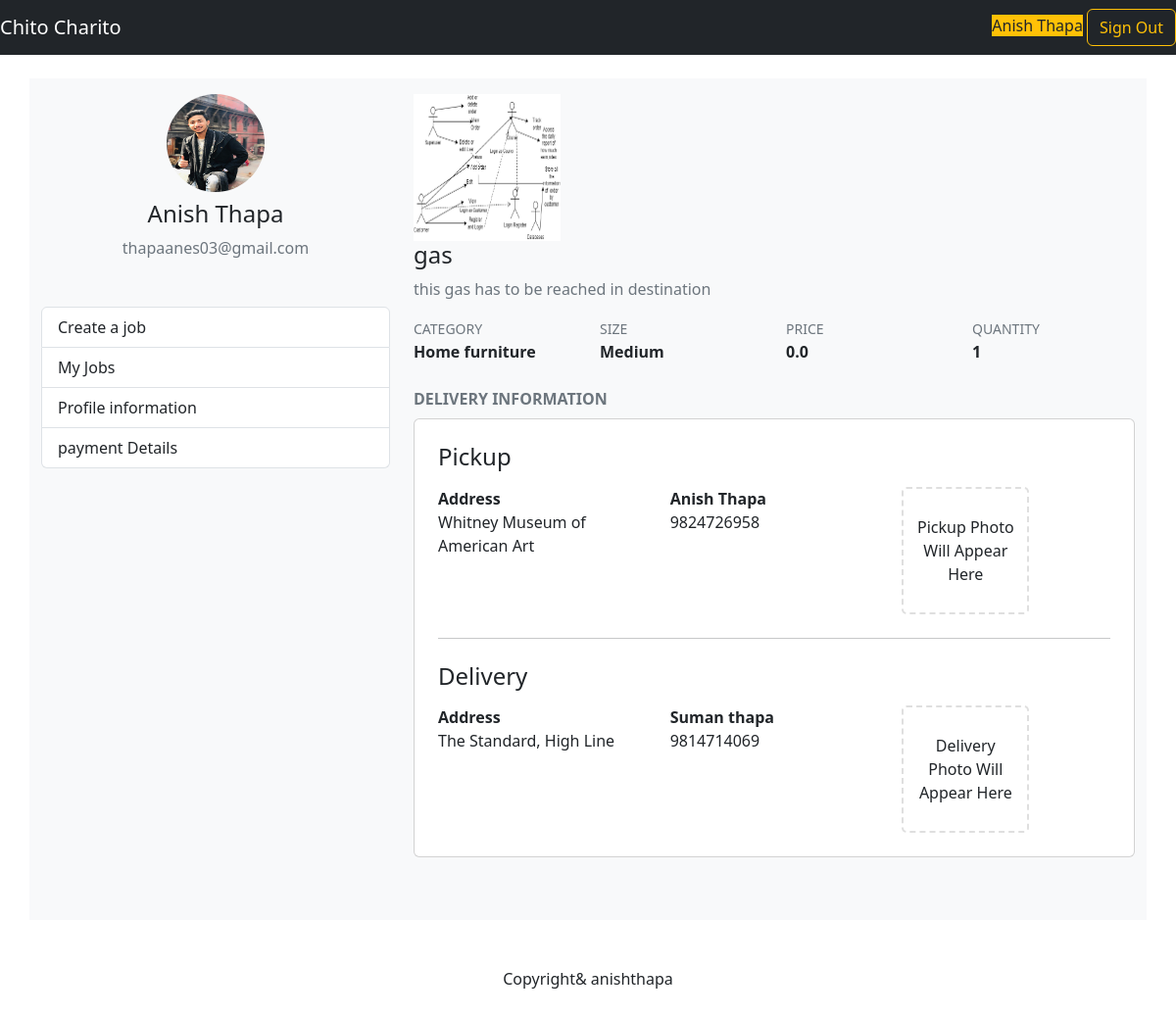
Before: /customer/jobs/d6bfe3ef-20b4-4c77-a215-7d91bfbeba15 (signed in) with the older database file.
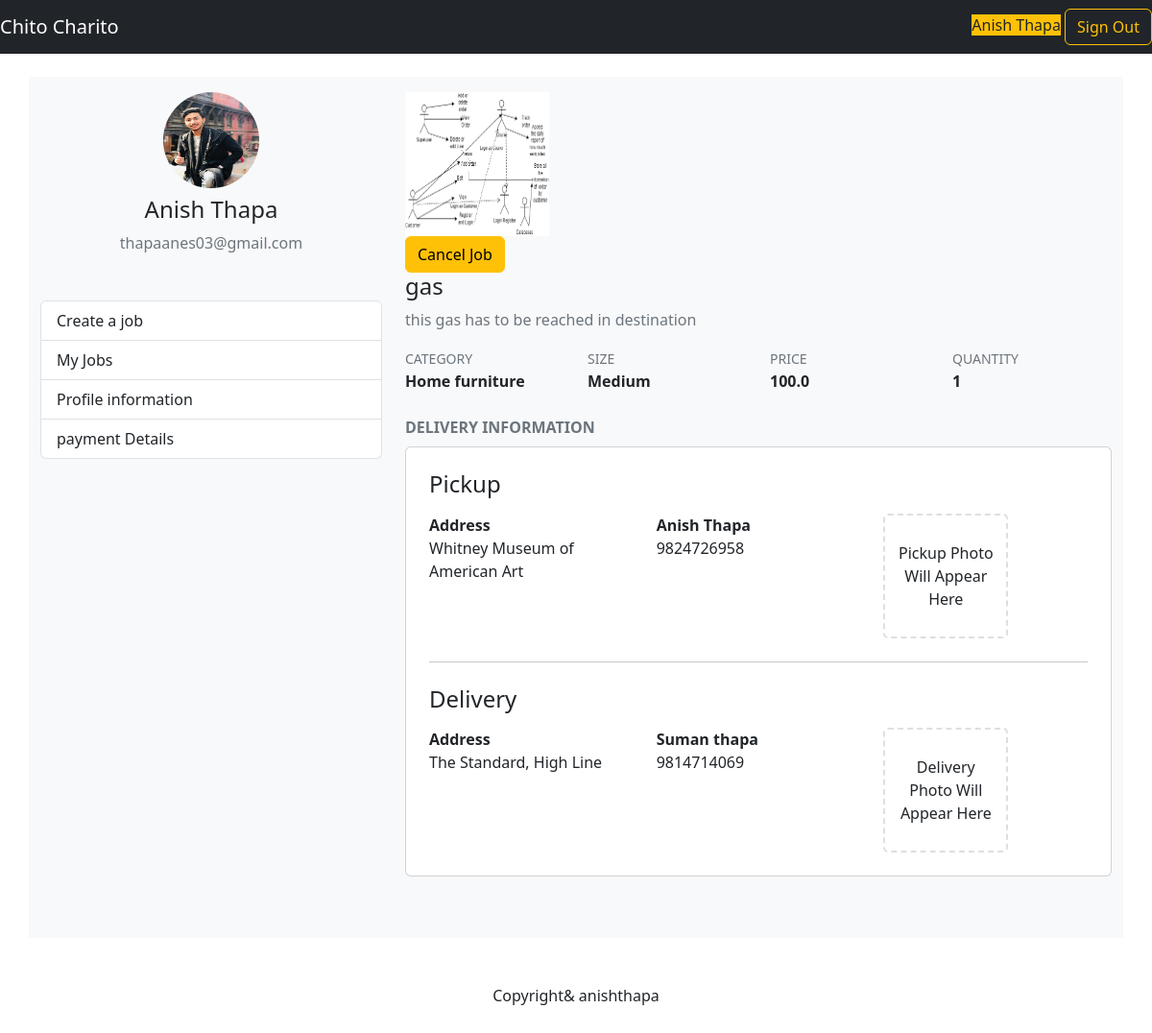
After: the same page with the newer database file.
### mainapp/models.py (models this page shows, shortened)
class Job(models.Model):
  SMALL_SIZE = "small"
  MEDIUM_SIZE = "medium"
  LARGE_SIZE = "large"
  SIZES = (
    (SMALL_SIZE, 'Small'),
    (MEDIUM_SIZE, 'Medium'),
    (LARGE_SIZE, 'Large'),
  )
  CREATING_STATUS = 'creating'
  PROCESSING_STATUS = 'processing'
  PICKING_STATUS = 'picking'
  DELIVERING_STATUS = 'delivering'
  COMPLETED_STATUS = 'completed'
  CANCELED_STATUS = 'canceled'
  STATUSES = (
    (CREATING_STATUS, 'Creating'),
    (PROCESSING_STATUS, 'Processing'),
    (PICKING_STATUS, 'Picking'),
    (DELIVERING_STATUS, 'Delivering'),
    (COMPLETED_STATUS, 'Completed'),
    (CANCELED_STATUS, 'Canceled'),
  )
  id = models.UUIDField(primary_key=True, default=uuid.uuid4, editable=False)
  customer = models.ForeignKey(Customer, on_delete=models.CASCADE)
  name = models.CharField(max_length=255)
  description = models.CharField(max_length=255)
  category = models.ForeignKey(Category, on_delete=models.SET_NULL, null=True, blank=True)
  size = models.CharField(max_length=20, choices=SIZES, default=MEDIUM_SIZE)
  quantity = models.IntegerField(default=1)
  photo = models.ImageField(upload_to='job/photos/')
  status = models.CharField(max_length=20, choices=STATUSES, default=CREATING_STATUS)
  created_at = models.DateTimeField(default=timezone.now)
  pickup_address = models.CharField(max_length=255, blank=True)
  pickup_lat = models.FloatField(default=0)
  pickup_lng = models.FloatField(default=0)
  pickup_name = models.CharField(max_length=255, blank=True)
  pickup_phone = models.CharField(max_length=50, blank=True)
  delivery_address = models.CharField(max_length=255, blank=True)
  delivery_lat = models.FloatField(default=0)
  delivery_lng = models.FloatField(default=0)
  delivery_name = models.CharField(max_length=255, blank=True)
  delivery_phone = models.CharField(max_length=50, blank=True)
  duration = models.IntegerField(default=0)
  distance = models.FloatField(default=0)
  price = models.FloatField(default=0)
  pickup_photo = models.ImageField(upload_to='job/pickup_photos/', null=True, blank=True)
  pickedup_at = models.DateTimeField(null=True, blank=True)
  delivery_photo = models.ImageField(upload_to='job/delivery_photos/', null=True, blank=True)
  delivered_at = models.DateTimeField(null=True, blank=True)

class Category(models.Model):
  slug = models.CharField(max_length=255, unique=True)
  name = models.CharField(max_length=255)

### mainapp/customer/views.py (the view)
# urls.py: path('jobs/<job_id>', customer_views.job_page, name="job"),
@login_required(login_url="/sign-in/?next=/customer/")
def job_page(request, job_id):
    job = Job.objects.get(id=job_id)
    if request.method == "POST" and job.status == job.PROCESSING_STATUS:
        job.status = Job.CANCELED_STATUS
        job.save()
        return redirect(reverse('customer:archived_jobs'))
    return render(request, 'customer/job.html', {
        "job": job
    })

### mainapp/templates/customer/job.html (shortened to what this page needs)
{% extends 'customer/base.html'%}
{% block main %}
<div class="media mb-4">
    <img src="{{ job.photo.url }}" class="rounded-lg mr-3" width="150" height="150">
    <div class="media-body">
      {% if job.status == 'processing' %}
      <form method="POST" class="float-right            ">
        <button type="submit" class="btn btn-warning">Cancel Job</button>
      </form>
      {% endif %}
      <h4>{{ job.name }}</h4>
      <p class="text-secondary">{{ job.description }}</p>
      <div class="row">
        <div class="col-lg-3">
          <small class="text-secondary">CATEGORY</small><br />
          <span><b>{{ job.category.name }}</b></span>
        </div>
        <div class="col-lg-3">
          <small class="text-secondary">SIZE</small><br />
          <span><b>{{ job.get_size_display }}</b></span>
        </div>
        <div class="col-lg-3">
          <small class="text-secondary">PRICE</small><br />
          <span><b>{{ job.price }}</b></span>
        </div>
        <div class="col-lg-3">
          <small class="text-secondary">QUANTITY</small><br />
          <span><b>{{ job.quantity }}</b></span>
        </div>
      </div>
    </div>
  </div>
 <b class="text-secondary">DELIVERY INFORMATION</b><br />
<div class="card bg-white mt-2 mb-5">
  <div class="card-body p-4">
    <h4 class="mb-3">
      Pickup
    </h4>
    <div class="row">
      <div class="col-lg-4">
        <b>Address</b><br />
        <span>{{ job.pickup_address }}</span>
      </div>
      <div class="col-lg-4">
        <b>{{ job.pickup_name }}</b><br />
        <span>{{ job.pickup_phone }}</span>
      </div>
      <div id="pickup_photo" class="col-lg-4">
        {% if job.pickup_photo %}
        <img src="{{ job.pickup_photo.url }}" class="rounded-lg photo" width="130" height="130">
        {% else %}
        <div class="photo-blank">Pickup Photo Will Appear Here</div>
        {% endif %}
      </div>
    </div>
    <hr class="my-4" />
    <h4 class="mb-3">
      Delivery
    </h4>
    <div class="row">
      <div class="col-lg-4">
        <b>Address</b><br />
        <span>{{ job.delivery_address }}</span>
      </div>
      <div class="col-lg-4">
        <b>{{ job.delivery_name }}</b><br />
        <span>{{ job.delivery_phone }}</span>
      </div>
      <div id="delivery_photo" class="col-lg-4">
        {% if job.delivery_photo %}
        <img src="{{ job.delivery_photo.url }}" class="rounded-lg photo" width="130" height="130">
        {% else %}
        <div class="photo-blank">Delivery Photo Will Appear Here</div>
        {% endif %}
      </div>
    </div>
  </div>
</div>
{% endblock %}

Changed rows visible on the page:
changed Job "gas": status "creating" → "processing" (drawn); price "0.0" → "100.0"
Other visible differences:
text now shown: "Cancel Job"
